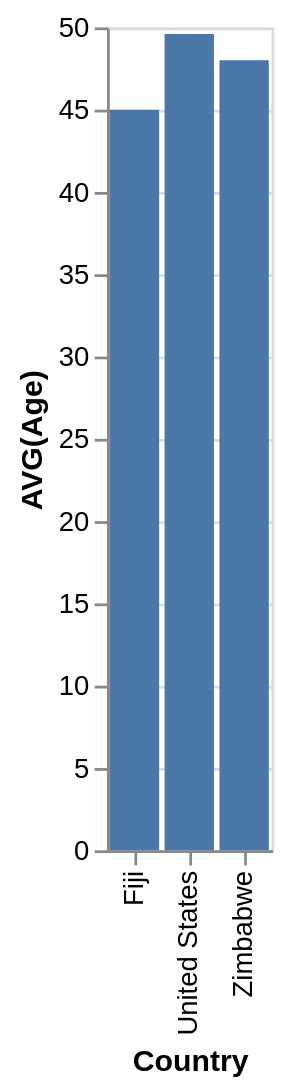

Specify this chart in Vega-Lite:
### Vega-Lite specification from a JSON file in a GitHub repository (floating-point values rounded to 4 significant figures)
{"data": {"values": [{"x_data": "Fiji", "y_data": 45}, {"x_data": "United States", "y_data": 49.6}, {"x_data": "Zimbabwe", "y_data": 48}]}, "mark": "bar", "encoding": {"x": {"field": "x_data", "type": "nominal", "title": "Country", "sort": "ascending"}, "y": {"field": "y_data", "type": "quantitative", "title": "AVG(Age)"}}}
